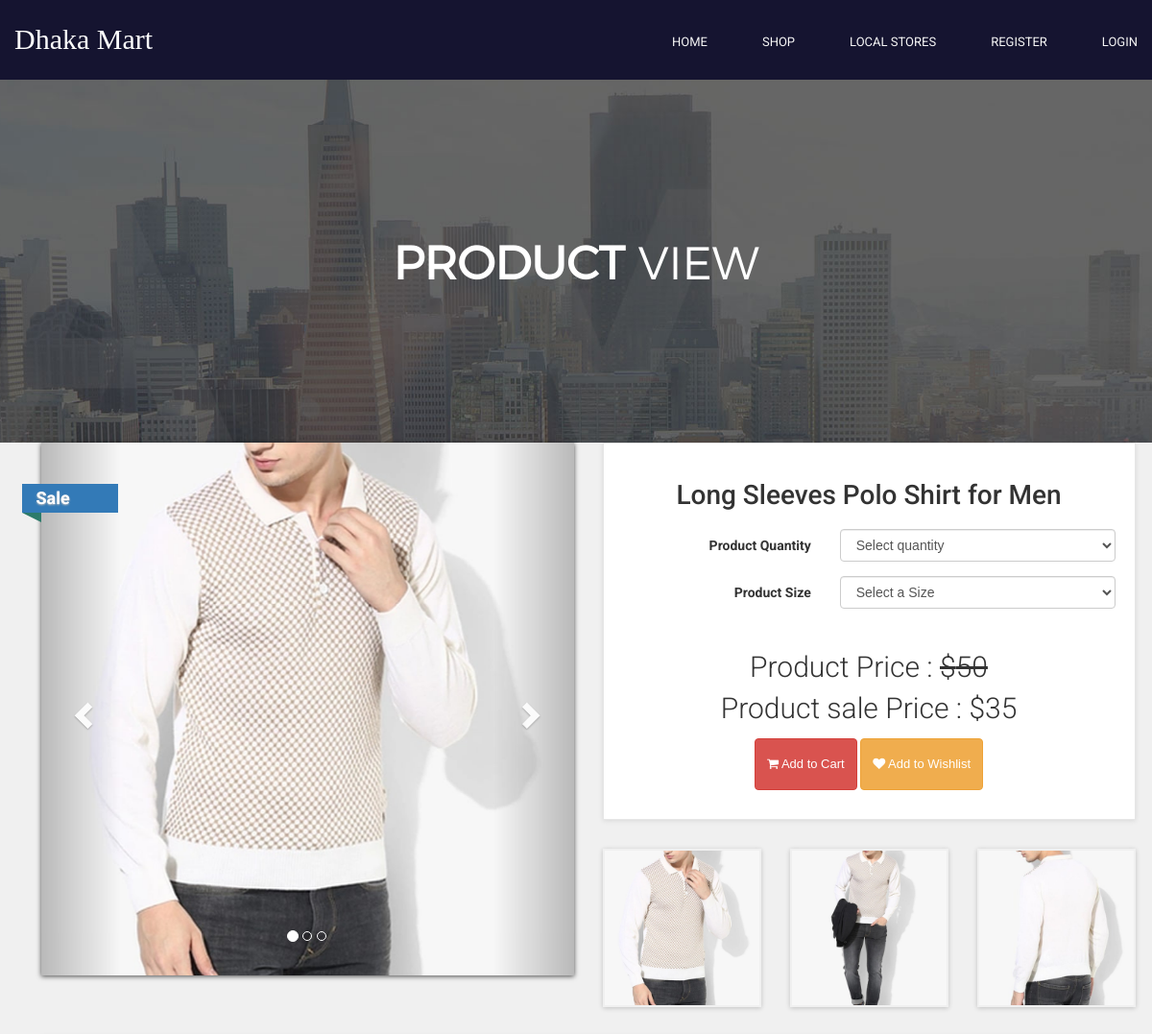
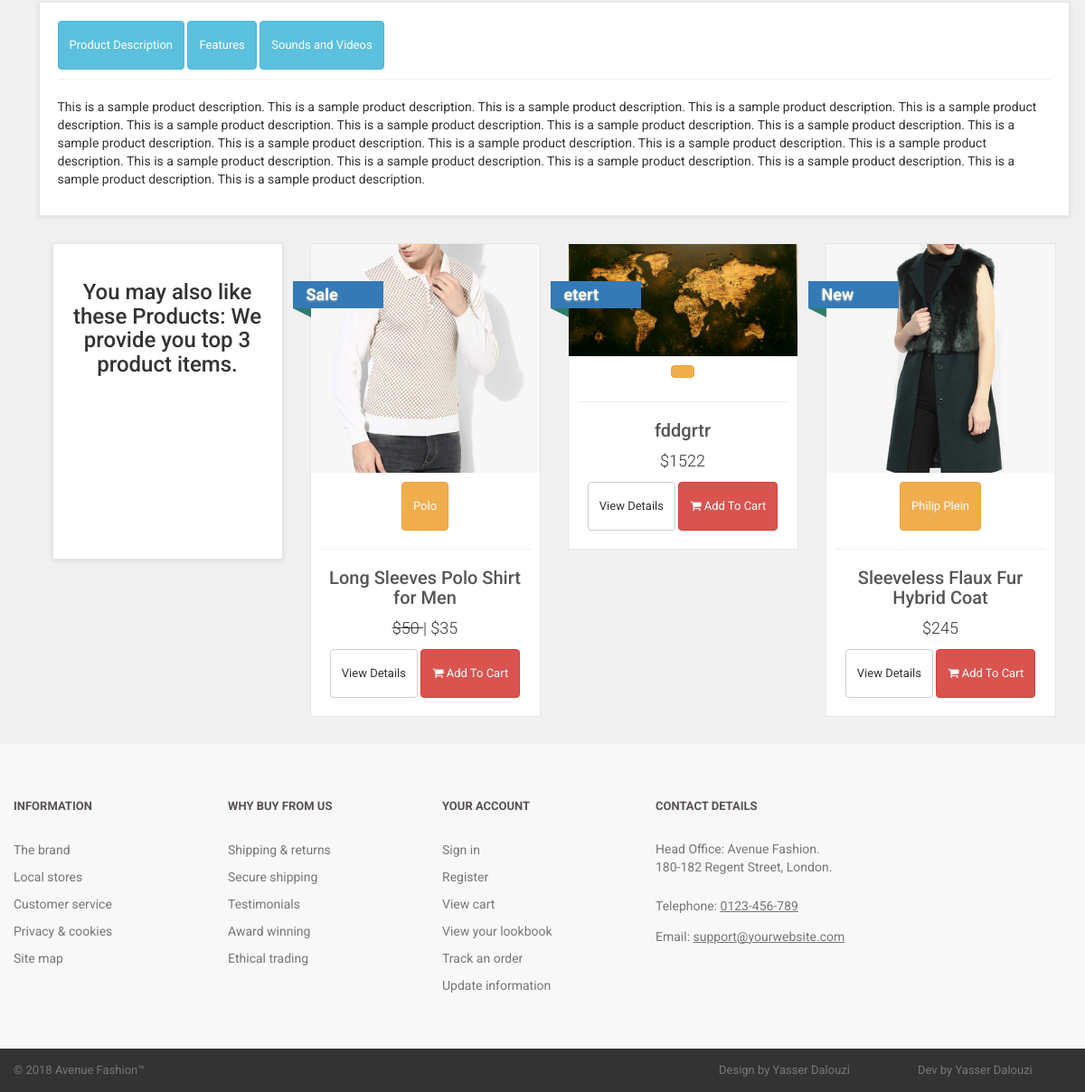
/product-url-9, run on the app's committed database (2 pictures, top to bottom).
### tables this page shows
CREATE TABLE `products` (
  `product_id` int(10) NOT NULL,
  `p_cat_id` int(10) NOT NULL,
  `cat_id` int(10) NOT NULL,
  `manufacturer_id` int(10) NOT NULL,
  `date` timestamp NOT NULL DEFAULT current_timestamp() ON UPDATE current_timestamp(),
  `product_title` text NOT NULL,
  `product_name` varchar(100) NOT NULL,
  `product_url` text NOT NULL,
  `product_img1` text NOT NULL,
  `product_img2` text NOT NULL,
  `product_img3` text NOT NULL,
  `product_price` int(10) NOT NULL,
  `product_psp_price` int(100) NOT NULL,
  `product_desc` text NOT NULL,
  `product_features` text NOT NULL,
  `product_video` text NOT NULL,
  `product_keywords` text NOT NULL,
  `product_label` text NOT NULL,
  `status` varchar(255) NOT NULL
);

CREATE TABLE `manufacturers` (
  `manufacturer_id` int(10) NOT NULL,
  `manufacturer_title` text NOT NULL,
  `product_name` varchar(100) NOT NULL,
  `manufacturer_top` text NOT NULL,
  `manufacturer_image` text NOT NULL
);

### details.php (the view, shortened to what this page needs)
<?php
include("includes/db.php");
include("includes/header.php");
include("functions/functions.php");
include("includes/main.php");
?>
<?php
$product_id = @$_GET['pro_id'];
$get_product = "select * from products where product_url='$product_id'";
$run_product = mysqli_query($con,$get_product);
$check_product = mysqli_num_rows($run_product);
if($check_product == 0){
echo "<script> window.open('index.php','_self') </script>";
}
else{
$row_product = mysqli_fetch_array($run_product);
$pro_title = $row_product['product_title'];
$pro_price = $row_product['product_price'];
$pro_desc = $row_product['product_desc'];
$pro_img1 = $row_product['product_img1'];
$pro_img2 = $row_product['product_img2'];
$pro_img3 = $row_product['product_img3'];
$pro_label = $row_product['product_label'];
$pro_psp_price = $row_product['product_psp_price'];
$status = $row_product['status'];
if($pro_label == ""){
}
else{
$product_label = "
<a class='label sale' href='#' style='color:black;'>
<div class='thelabel'>$pro_label</div>
<div class='label-background'> </div>
</a>
";
}
?>
  <main>
    <div class="nero">
      <div class="nero__heading">
        <span class="nero__bold">Product </span>View
      </div>
    </div>
  </main>
<div id="content" >
<div class="container" >
<div class="col-md-12">
<div class="row" id="productMain">
<div class="col-sm-6">
<div id="mainImage">
<div id="myCarousel" class="carousel slide" data-ride="carousel">
<ol class="carousel-indicators">
<li data-target="#myCarousel" data-slide-to="0" class="active"></li>
<li data-target="#myCarousel" data-slide-to="1"></li>
<li data-target="#myCarousel" data-slide-to="2"></li>
</ol>
<div class="carousel-inner">
<div class="item active">
<center>
<img src="admin_area/product_images/<?php echo $pro_img1; ?>" class="img-responsive">
</center>
</div>
</div>
<a href="#myCarousel" class="left carousel-control" data-slide="prev">
<span class="glyphicon glyphicon-chevron-left"> </span>
</a>
<a class="right carousel-control" href="#myCarousel" data-slide="next">
<span class="glyphicon glyphicon-chevron-right"> </span>
</a>
</div>
</div>
<?php echo $product_label; ?>
</div>
<div class="col-sm-6" >
<div class="box" >
<h1 class="text-center" > <?php echo $pro_title; ?> </h1>
<form action="" method="post" class="form-horizontal" >
<?php
if($status == "product"){
?>
<div class="form-group">
<label class="col-md-5 control-label" >Product Quantity </label>
<div class="col-md-7" >
<select name="product_qty" class="form-control" >
<option>Select quantity</option>
</select>
</div>
</div>
<div class="form-group" >
<label class="col-md-5 control-label" >Product Size</label>
<div class="col-md-7" >
<select name="product_size" class="form-control" >
<option>Select a Size</option>
</select>
</div>
</div>
<?php } ?>
<?php
if($status == "product"){
if($pro_label == "Sale" or $pro_label == "Gift"){
echo "
<p class='price'>
Product Price : <del> $$pro_price </del><br>
Product sale Price : $$pro_psp_price
</p>
";
}
else{
echo "
<p class='price'>
Product Price : $$pro_price
</p>
";
}
}
?>
<p class="text-center buttons" >
<button class="btn btn-danger" type="submit" name="add_cart">
<i class="fa fa-shopping-cart" ></i> Add to Cart
</button>
<button class="btn btn-warning" type="submit" name="add_wishlist">
<i class="fa fa-heart" ></i> Add to Wishlist
</button>
</p>
</form>
</div>
<div class="row" id="thumbs" >
<div class="col-xs-4" >
<a href="#" class="thumb" >
<img src="admin_area/product_images/<?php echo $pro_img1; ?>" class="img-responsive" >
</a>
</div>
<div class="col-xs-4" >
<a href="#" class="thumb" >
<img src="admin_area/product_images/<?php echo $pro_img2; ?>" class="img-responsive" >
</a>
</div>
<div class="col-xs-4" >
<a href="#" class="thumb" >
<img src="admin_area/product_images/<?php echo $pro_img3; ?>" class="img-responsive" >
</a>
</div>
</div>
</div>
</div>
<div class="box" id="details">
<a class="btn btn-info tab" style="margin-bottom:10px;" href="#description" data-toggle="tab">
<?php
if($status == "product"){
echo "Product Description";
}
else{
echo "Bundle Description";
}
?>
</a>
<a class="btn btn-info tab" style="margin-bottom:10px;" href="#features" data-toggle="tab">
Features
</a>
<a class="btn btn-info tab" style="margin-bottom:10px;" href="#video" data-toggle="tab">
Sounds and Videos
</a>
<hr style="margin-top:0px;">
<div class="tab-content">
<div id="description" class="tab-pane fade in active" style="margin-top:7px;" >
<?php echo $pro_desc; ?>
</div>
</div>
</div>
<div id="row same-height-row">
<?php
if($status == "product"){
?>
<div class="col-md-3 col-sm-6">
<div class="box same-height headline">
<h3 class="text-center"> You may also like these Products: We provide you top 3 product items. </h3>
</div>
</div>
<?php
$get_products = "select * from products order by rand() LIMIT 0,3";
$run_products = mysqli_query($con,$get_products);
while($row_products = mysqli_fetch_array($run_products)) {
$pro_title = $row_products['product_title'];
$pro_price = $row_products['product_price'];
$pro_img1 = $row_products['product_img1'];
$pro_label = $row_products['product_label'];
$manufacturer_id = $row_products['manufacturer_id'];
$get_manufacturer = "select * from manufacturers where manufacturer_id='$manufacturer_id'";
$run_manufacturer = mysqli_query($db,$get_manufacturer);
$row_manufacturer = mysqli_fetch_array($run_manufacturer);
$manufacturer_name = $row_manufacturer['manufacturer_title'];
$pro_psp_price = $row_products['product_psp_price'];
$pro_url = $row_products['product_url'];
if($pro_label == "Sale" or $pro_label == "Gift"){
$product_price = "<del> $$pro_price </del>";
$product_psp_price = "| $$pro_psp_price";
}
else{
$product_psp_price = "";
$product_price = "$$pro_price";
}
if($pro_label == ""){
}
else{
$product_label = "
<a class='label sale' href='#' style='color:black;'>
<div class='thelabel'>$pro_label</div>
<div class='label-background'> </div>
</a>
";
}
echo "
<div class='col-md-3 col-sm-6 center-responsive' >
<div class='product' >
<a href='$pro_url' >
<img src='admin_area/product_images/$pro_img1' class='img-responsive' >
</a>
<div class='text' >
<center>
<p class='btn btn-warning'> $manufacturer_name </p>
</center>
<hr>
<h3><a href='$pro_url' >$pro_title</a></h3>
<p class='price' > $product_price $product_psp_price </p>
<p class='buttons' >
<a href='$pro_url' class='btn btn-default' >View Details</a>
<a href='$pro_url' class='btn btn-danger'>
<i class='fa fa-shopping-cart'></i> Add To Cart
</a>
</p>
</div>
$product_label
</div>
</div>
";
}
?>
<?php } ?>
</div>
</div>
</div>
</div>
<?php
include("includes/footer.php");
?>
</body>
</html>
<?php } ?>

### styles/backend.css (style rules this page uses)
html { font-family: "Roboto", Helvetica, Arial, sans-serif; line-height: 1.15; -ms-text-size-adjust: 100%; -webkit-text-size-adjust: 100% }
body { margin: 0 }
h1 { font-size: 2em; margin: .67em 0 }
figcaption, figure, main { display: block }
hr { box-sizing: content-box; height: 0; overflow: visible }
a { background-color: transparent; -webkit-text-decoration-skip: objects }
img { border-style: none }
button, input, optgroup, select, textarea { font-family: sans-serif; font-size: 100%; line-height: 1.15; margin: 0 }
button, input { overflow: visible }
button, select { text-transform: none }
[type=reset], [type=submit], button, html [type=button] { -webkit-appearance: button }
html { box-sizing: border-box }
body { min-width: 1190px; font-family: Montserrat, sans-serif; font-weight: 400; background-color: white; }
.container { width: 1170px; margin: 0 auto }
img { max-width: 100%; height: auto }
.btn { display: inline-block; vertical-align: top; font-size: 13px; line-height: 40px; text-decoration: none; -webkit-transition: .3s; transition: .3s }
.nero { padding-top: 160px; padding-bottom: 140px; font-family: 'montserratlight', sans-serif; text-align: center; text-transform: uppercase; color: #FFF; background: #666 url("../images/banner-ave.jpg") no-repeat; background-size: cover; background-position: center; }
.nero__heading { font-size: 48px; }
.nero__bold { font-weight: 700; }

### styles/style.css (style rules this page uses)
body { font-family: "Roboto", Helvetica, Arial, sans-serif; font-size: 14px; line-height: 1.42857143; color: #333333; background-color: #f0f0f0; overflow-x: hidden; }
.box { background: #fff; margin: 0 0 30px; border: solid 1px #e6e6e6; box-sizing: border-box; padding:20px; box-shadow: 0 1px 5px rgba(0, 0, 0, 0.1); }
#content { padding-left:25px; }
#content .product { background:#fff; border: solid 1px #e6e6e6; box-sizing: border-box; margin-bottom: 30px; }
#content .product .text p.price { font-size:18px; text-align:center; font-weight:300; }
#content .product .text .buttons { clear:both; text-align:center; }
#content .product .text h3 { text-align:center; font-size:20px; }
#content .product .text h3 a { color:rgb(85, 85, 85); }
#content .product .text { padding:10px 10px 0px; }
#content .product .text .buttons .btn { margin-bottom:10px; }
#content #productMain { margin-bottom: 30px; }
#content #productMain .price { font-size: 30px; font-weight: 300; text-align: center; margin-top: 40px; }
#content #mainImage { box-shadow: 0 1px 5px rgba(0, 0, 0, 0.7); }
#content #thumbs a { display: block; box-shadow: 0 1px 5px rgba(0, 0, 0, 0.2); border : solid 2px transparent; }
#content .headline { height: 350px; }
.label { text-decoration : none; position: absolute; top: 50px; padding-left:51px; z-index: 20; }
.label .thelabel { position: relative; width: 100px; padding: 6px 50px 6px 15px; margin: 40px 50px 10px -71px; color: #fff; font-size:18px; font-weight:bold; background-color: #337ab7; text-shadow: 0px 1px 2px #bbb ; }
.label .thelabel:before, .label .thelabel:after { content: ''; position: absolute; width:0; height:0; }
.label .thelabel:after { left: 0px; top: 100%; border-width : 5px 10px; border-style: solid; border-color: #2d7b6b #2d7b6b transparent transparent; }
.label.sale { top: 0; }

### data on the page
products: product_img1 (picture), product_label "Sale", product_title "Long Sleeves Polo Shirt for Men", product_price "50", product_psp_price "35", product_img2 (picture), product_img3 (picture), product_desc "This is a sample product description. This is a sample product description. This is a sample product description. This is a sample product description. This is a sample product description. This is a sample product description. This is a sample product description. This is a sample product description. This is a sample product description. This is a sample product description. This is a sample product description. This is a sample product description. This is a sample product description. This is a sample product description. This is a sample product description. This is a sample product description. This is a sample product description. This is a sample product description. This is a…", manufacturer.manufacturer_title "Polo", product_psp_price "| $35"
products: product_img1 (picture), product_title "fddgrtr", product_price "$1522", product_label "etert"
products: product_img1 (picture), manufacturer.manufacturer_title "Philip Plein", product_title "Sleeveless Flaux Fur Hybrid Coat", product_price "$245", product_label "New"
